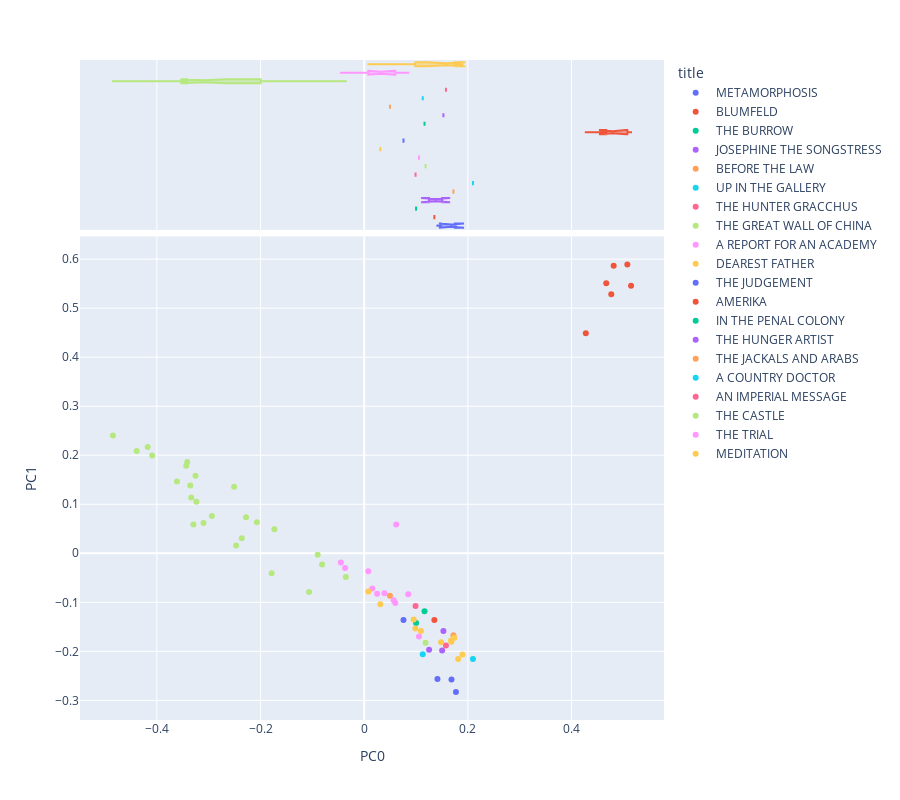

Notebook source saved alongside this figure:
### Code cell
import pandas as pd
import numpy as np
from scipy.linalg import norm
import plotly_express as px
import seaborn as sns
from sklearn.decomposition import PCA
sns.set(style='ticks')
OHCO = ['book_id', 'chap_id']
# Added after class
norm_docs = True # This has the effect of exaggerating variance when False
center_term_vectors = True # This has the effect of demoting authorship when False
colors = "YlGnBu" 
# colors = "Spectral"




pca_engine = PCA(n_components=10)
DCM = pd.DataFrame(pca_engine.fit_transform(L2.fillna(0)), index=L2.index)
DCM.columns = ['PC{}'.format(i) for i in DCM.columns]
DCM = DCM.join(LIB[['author','title']], on='book_id') #the lavel i will use is work_type
def vis_pcs(M, a, b, label='author', hover_name='author', symbol=None, size=None):
    return px.scatter(M, f"PC{a}", f"PC{b}", color=label, hover_name=hover_name, 
                     symbol=symbol, size=size,
                     marginal_x='box', height=800)

def vis_loadings(a=0, b=1, hover_name='term_str'):
    return px.scatter(LOADINGS.reset_index(), f"PC{a}", f"PC{b}", 
                      text='term_str', hover_name='term_str',
                      size='dfidf', color='max_pos_group', 
                      marginal_x='box', height=800)
LOADINGS = pd.DataFrame(pca_engine.components_.T * np.sqrt(pca_engine.explained_variance_))
LOADINGS.columns = ["PC{}".format(i) for i in LOADINGS.columns]
LOADINGS.index = L2.columns
LOADINGS.index.name = 'term_str'
LOADINGS = LOADINGS.join(VOCAB)
vis_pcs(DCM, 0, 1, label='title', hover_name= 'title')

### Figure 1 — Plotly figure (JSON) as saved in the notebook; plotly's stock layout.template omitted (floating-point values rounded to 4 significant figures)
{"data": [{"hovertemplate": "<b>%{hovertext}</b><br><br>title=METAMORPHOSIS<br>PC0=%{x}<br>PC1=%{y}<extra></extra>", "hovertext": ["METAMORPHOSIS", "METAMORPHOSIS", "METAMORPHOSIS"], "legendgroup": "METAMORPHOSIS", "marker": {"color": "#636efa", "symbol": "circle"}, "mode": "markers", "name": "METAMORPHOSIS", "orientation": "v", "showlegend": true, "type": "scatter", "x": [0.1413, 0.1769, 0.1683], "xaxis": "x", "y": [-0.2562, -0.2831, -0.2573], "yaxis": "y"}, {"alignmentgroup": "True", "hovertemplate": "<b>%{hovertext}</b><br><br>title=METAMORPHOSIS<br>PC0=%{x}<extra></extra>", "hovertext": ["METAMORPHOSIS", "METAMORPHOSIS", "METAMORPHOSIS"], "legendgroup": "METAMORPHOSIS", "marker": {"color": "#636efa", "symbol": "circle"}, "name": "METAMORPHOSIS", "notched": true, "offsetgroup": "METAMORPHOSIS", "showlegend": false, "type": "box", "x": [0.1413, 0.1769, 0.1683], "xaxis": "x2", "yaxis": "y2"}, {"hovertemplate": "<b>%{hovertext}</b><br><br>title=BLUMFELD<br>PC0=%{x}<br>PC1=%{y}<extra></extra>", "hovertext": ["BLUMFELD"], "legendgroup": "BLUMFELD", "marker": {"color": "#EF553B", "symbol": "circle"}, "mode": "markers", "name": "BLUMFELD", "orientation": "v", "showlegend": true, "type": "scatter", "x": [0.1354], "xaxis": "x", "y": [-0.1359], "yaxis": "y"}, {"alignmentgroup": "True", "hovertemplate": "<b>%{hovertext}</b><br><br>title=BLUMFELD<br>PC0=%{x}<extra></extra>", "hovertext": ["BLUMFELD"], "legendgroup": "BLUMFELD", "marker": {"color": "#EF553B", "symbol": "circle"}, "name": "BLUMFELD", "notched": true, "offsetgroup": "BLUMFELD", "showlegend": false, "type": "box", "x": [0.1354], "xaxis": "x2", "yaxis": "y2"}, {"hovertemplate": "<b>%{hovertext}</b><br><br>title=THE BURROW<br>PC0=%{x}<br>PC1=%{y}<extra></extra>", "hovertext": ["THE BURROW"], "legendgroup": "THE BURROW", "marker": {"color": "#00cc96", "symbol": "circle"}, "mode": "markers", "name": "THE BURROW", "orientation": "v", "showlegend": true, "type": "scatter", "x": [0.1], "xaxis": "x", "y": [-0.1424], "yaxis": "y"}, {"alignmentgroup": "True", "hovertemplate": "<b>%{hovertext}</b><br><br>title=THE BURROW<br>PC0=%{x}<extra></extra>", "hovertext": ["THE BURROW"], "legendgroup": "THE BURROW", "marker": {"color": "#00cc96", "symbol": "circle"}, "name": "THE BURROW", "notched": true, "offsetgroup": "THE BURROW", "showlegend": false, "type": "box", "x": [0.1], "xaxis": "x2", "yaxis": "y2"}, {"hovertemplate": "<b>%{hovertext}</b><br><br>title=JOSEPHINE THE SONGSTRESS<br>PC0=%{x}<br>PC1=%{y}<extra></extra>", "hovertext": ["JOSEPHINE THE SONGSTRESS", "JOSEPHINE THE SONGSTRESS"], "legendgroup": "JOSEPHINE THE SONGSTRESS", "marker": {"color": "#ab63fa", "symbol": "circle"}, "mode": "markers", "name": "JOSEPHINE THE SONGSTRESS", "orientation": "v", "showlegend": true, "type": "scatter", "x": [0.1252, 0.1503], "xaxis": "x", "y": [-0.1969, -0.1982], "yaxis": "y"}, {"alignmentgroup": "True", "hovertemplate": "<b>%{hovertext}</b><br><br>title=JOSEPHINE THE SONGSTRESS<br>PC0=%{x}<extra></extra>", "hovertext": ["JOSEPHINE THE SONGSTRESS", "JOSEPHINE THE SONGSTRESS"], "legendgroup": "JOSEPHINE THE SONGSTRESS", "marker": {"color": "#ab63fa", "symbol": "circle"}, "name": "JOSEPHINE THE SONGSTRESS", "notched": true, "offsetgroup": "JOSEPHINE THE SONGSTRESS", "showlegend": false, "type": "box", "x": [0.1252, 0.1503], "xaxis": "x2", "yaxis": "y2"}, {"hovertemplate": "<b>%{hovertext}</b><br><br>title=BEFORE THE LAW<br>PC0=%{x}<br>PC1=%{y}<extra></extra>", "hovertext": ["BEFORE THE LAW"], "legendgroup": "BEFORE THE LAW", "marker": {"color": "#FFA15A", "symbol": "circle"}, "mode": "markers", "name": "BEFORE THE LAW", "orientation": "v", "showlegend": true, "type": "scatter", "x": [0.1721], "xaxis": "x", "y": [-0.1673], "yaxis": "y"}, {"alignmentgroup": "True", "hovertemplate": "<b>%{hovertext}</b><br><br>title=BEFORE THE LAW<br>PC0=%{x}<extra></extra>", "hovertext": ["BEFORE THE LAW"], "legendgroup": "BEFORE THE LAW", "marker": {"color": "#FFA15A", "symbol": "circle"}, "name": "BEFORE THE LAW", "notched": true, "offsetgroup": "BEFORE THE LAW", "showlegend": false, "type": "box", "x": [0.1721], "xaxis": "x2", "yaxis": "y2"}, {"hovertemplate": "<b>%{hovertext}</b><br><br>title=UP IN THE GALLERY<br>PC0=%{x}<br>PC1=%{y}<extra></extra>", "hovertext": ["UP IN THE GALLERY"], "legendgroup": "UP IN THE GALLERY", "marker": {"color": "#19d3f3", "symbol": "circle"}, "mode": "markers", "name": "UP IN THE GALLERY", "orientation": "v", "showlegend": true, "type": "scatter", "x": [0.2098], "xaxis": "x", "y": [-0.2155], "yaxis": "y"}, {"alignmentgroup": "True", "hovertemplate": "<b>%{hovertext}</b><br><br>title=UP IN THE GALLERY<br>PC0=%{x}<extra></extra>", "hovertext": ["UP IN THE GALLERY"], "legendgroup": "UP IN THE GALLERY", "marker": {"color": "#19d3f3", "symbol": "circle"}, "name": "UP IN THE GALLERY", "notched": true, "offsetgroup": "UP IN THE GALLERY", "showlegend": false, "type": "box", "x": [0.2098], "xaxis": "x2", "yaxis": "y2"}, {"hovertemplate": "<b>%{hovertext}</b><br><br>title=THE HUNTER GRACCHUS<br>PC0=%{x}<br>PC1=%{y}<extra></extra>", "hovertext": ["THE HUNTER GRACCHUS"], "legendgroup": "THE HUNTER GRACCHUS", "marker": {"color": "#FF6692", "symbol": "circle"}, "mode": "markers", "name": "THE HUNTER GRACCHUS", "orientation": "v", "showlegend": true, "type": "scatter", "x": [0.09902], "xaxis": "x", "y": [-0.1074], "yaxis": "y"}, {"alignmentgroup": "True", "hovertemplate": "<b>%{hovertext}</b><br><br>title=THE HUNTER GRACCHUS<br>PC0=%{x}<extra></extra>", "hovertext": ["THE HUNTER GRACCHUS"], "legendgroup": "THE HUNTER GRACCHUS", "marker": {"color": "#FF6692", "symbol": "circle"}, "name": "THE HUNTER GRACCHUS", "notched": true, "offsetgroup": "THE HUNTER GRACCHUS", "showlegend": false, "type": "box", "x": [0.09902], "xaxis": "x2", "yaxis": "y2"}, {"hovertemplate": "<b>%{hovertext}</b><br><br>title=THE GREAT WALL OF CHINA<br>PC0=%{x}<br>PC1=%{y}<extra></extra>", "hovertext": ["THE GREAT WALL OF CHINA"], "legendgroup": "THE GREAT WALL OF CHINA", "marker": {"color": "#B6E880", "symbol": "circle"}, "mode": "markers", "name": "THE GREAT WALL OF CHINA", "orientation": "v", "showlegend": true, "type": "scatter", "x": [0.1184], "xaxis": "x", "y": [-0.1823], "yaxis": "y"}, {"alignmentgroup": "True", "hovertemplate": "<b>%{hovertext}</b><br><br>title=THE GREAT WALL OF CHINA<br>PC0=%{x}<extra></extra>", "hovertext": ["THE GREAT WALL OF CHINA"], "legendgroup": "THE GREAT WALL OF CHINA", "marker": {"color": "#B6E880", "symbol": "circle"}, "name": "THE GREAT WALL OF CHINA", "notched": true, "offsetgroup": "THE GREAT WALL OF CHINA", "showlegend": false, "type": "box", "x": [0.1184], "xaxis": "x2", "yaxis": "y2"}, {"hovertemplate": "<b>%{hovertext}</b><br><br>title=A REPORT FOR AN ACADEMY<br>PC0=%{x}<br>PC1=%{y}<extra></extra>", "hovertext": ["A REPORT FOR AN ACADEMY"], "legendgroup": "A REPORT FOR AN ACADEMY", "marker": {"color": "#FF97FF", "symbol": "circle"}, "mode": "markers", "name": "A REPORT FOR AN ACADEMY", "orientation": "v", "showlegend": true, "type": "scatter", "x": [0.1058], "xaxis": "x", "y": [-0.1695], "yaxis": "y"}, {"alignmentgroup": "True", "hovertemplate": "<b>%{hovertext}</b><br><br>title=A REPORT FOR AN ACADEMY<br>PC0=%{x}<extra></extra>", "hovertext": ["A REPORT FOR AN ACADEMY"], "legendgroup": "A REPORT FOR AN ACADEMY", "marker": {"color": "#FF97FF", "symbol": "circle"}, "name": "A REPORT FOR AN ACADEMY", "notched": true, "offsetgroup": "A REPORT FOR AN ACADEMY", "showlegend": false, "type": "box", "x": [0.1058], "xaxis": "x2", "yaxis": "y2"}, {"hovertemplate": "<b>%{hovertext}</b><br><br>title=DEAREST FATHER<br>PC0=%{x}<br>PC1=%{y}<extra></extra>", "hovertext": ["DEAREST FATHER"], "legendgroup": "DEAREST FATHER", "marker": {"color": "#FECB52", "symbol": "circle"}, "mode": "markers", "name": "DEAREST FATHER", "orientation": "v", "showlegend": true, "type": "scatter", "x": [0.03106], "xaxis": "x", "y": [-0.1038], "yaxis": "y"}, {"alignmentgroup": "True", "hovertemplate": "<b>%{hovertext}</b><br><br>title=DEAREST FATHER<br>PC0=%{x}<extra></extra>", "hovertext": ["DEAREST FATHER"], "legendgroup": "DEAREST FATHER", "marker": {"color": "#FECB52", "symbol": "circle"}, "name": "DEAREST FATHER", "notched": true, "offsetgroup": "DEAREST FATHER", "showlegend": false, "type": "box", "x": [0.03106], "xaxis": "x2", "yaxis": "y2"}, {"hovertemplate": "<b>%{hovertext}</b><br><br>title=THE JUDGEMENT<br>PC0=%{x}<br>PC1=%{y}<extra></extra>", "hovertext": ["THE JUDGEMENT"], "legendgroup": "THE JUDGEMENT", "marker": {"color": "#636efa", "symbol": "circle"}, "mode": "markers", "name": "THE JUDGEMENT", "orientation": "v", "showlegend": true, "type": "scatter", "x": [0.07576], "xaxis": "x", "y": [-0.1361], "yaxis": "y"}, {"alignmentgroup": "True", "hovertemplate": "<b>%{hovertext}</b><br><br>title=THE JUDGEMENT<br>PC0=%{x}<extra></extra>", "hovertext": ["THE JUDGEMENT"], "legendgroup": "THE JUDGEMENT", "marker": {"color": "#636efa", "symbol": "circle"}, "name": "THE JUDGEMENT", "notched": true, "offsetgroup": "THE JUDGEMENT", "showlegend": false, "type": "box", "x": [0.07576], "xaxis": "x2", "yaxis": "y2"}, {"hovertemplate": "<b>%{hovertext}</b><br><br>title=AMERIKA<br>PC0=%{x}<br>PC1=%{y}<extra></extra>", "hovertext": ["AMERIKA", "AMERIKA", "AMERIKA", "AMERIKA", "AMERIKA", "AMERIKA"], "legendgroup": "AMERIKA", "marker": {"color": "#EF553B", "symbol": "circle"}, "mode": "markers", "name": "AMERIKA", "orientation": "v", "showlegend": true, "type": "scatter", "x": [0.4275, 0.5148, 0.4669, 0.5077, 0.4766, 0.4813], "xaxis": "x", "y": [0.4488, 0.5456, 0.5509, 0.5892, 0.5281, 0.5862], "yaxis": "y"}, {"alignmentgroup": "True", "hovertemplate": "<b>%{hovertext}</b><br><br>title=AMERIKA<br>PC0=%{x}<extra></extra>", "hovertext": ["AMERIKA", "AMERIKA", "AMERIKA", "AMERIKA", "AMERIKA", "AMERIKA"], "legendgroup": "AMERIKA", "marker": {"color": "#EF553B", "symbol": "circle"}, "name": "AMERIKA", "notched": true, "offsetgroup": "AMERIKA", "showlegend": false, "type": "box", "x": [0.4275, 0.5148, 0.4669, 0.5077, 0.4766, 0.4813], "xaxis": "x2", "yaxis": "y2"}, {"hovertemplate": "<b>%{hovertext}</b><br><br>title=IN THE PENAL COLONY<br>PC0=%{x}<br>PC1=%{y}<extra></extra>", "hovertext": ["IN THE PENAL COLONY"], "legendgroup": "IN THE PENAL COLONY", "marker": {"color": "#00cc96", "symbol": "circle"}, "mode": "markers", "name": "IN THE PENAL COLONY", "orientation": "v", "showlegend": true, "type": "scatter", "x": [0.1163], "xaxis": "x", "y": [-0.1184], "yaxis": "y"}, {"alignmentgroup": "True", "hovertemplate": "<b>%{hovertext}</b><br><br>title=IN THE PENAL COLONY<br>PC0=%{x}<extra></extra>", "hovertext": ["IN THE PENAL COLONY"], "legendgroup": "IN THE PENAL COLONY", "marker": {"color": "#00cc96", "symbol": "circle"}, "name": "IN THE PENAL COLONY", "notched": true, "offsetgroup": "IN THE PENAL COLONY", "showlegend": false, "type": "box", "x": [0.1163], "xaxis": "x2", "yaxis": "y2"}, {"hovertemplate": "<b>%{hovertext}</b><br><br>title=THE HUNGER ARTIST<br>PC0=%{x}<br>PC1=%{y}<extra></extra>", "hovertext": ["THE HUNGER ARTIST"], "legendgroup": "THE HUNGER ARTIST", "marker": {"color": "#ab63fa", "symbol": "circle"}, "mode": "markers", "name": "THE HUNGER ARTIST", "orientation": "v", "showlegend": true, "type": "scatter", "x": [0.1528], "xaxis": "x", "y": [-0.1583], "yaxis": "y"}, {"alignmentgroup": "True", "hovertemplate": "<b>%{hovertext}</b><br><br>title=THE HUNGER ARTIST<br>PC0=%{x}<extra></extra>", "hovertext": ["THE HUNGER ARTIST"], "legendgroup": "THE HUNGER ARTIST", "marker": {"color": "#ab63fa", "symbol": "circle"}, "name": "THE HUNGER ARTIST", "notched": true, "offsetgroup": "THE HUNGER ARTIST", "showlegend": false, "type": "box", "x": [0.1528], "xaxis": "x2", "yaxis": "y2"}, {"hovertemplate": "<b>%{hovertext}</b><br><br>title=THE JACKALS AND ARABS<br>PC0=%{x}<br>PC1=%{y}<extra></extra>", "hovertext": ["THE JACKALS AND ARABS"], "legendgroup": "THE JACKALS AND ARABS", "marker": {"color": "#FFA15A", "symbol": "circle"}, "mode": "markers", "name": "THE JACKALS AND ARABS", "orientation": "v", "showlegend": true, "type": "scatter", "x": [0.04963], "xaxis": "x", "y": [-0.08673], "yaxis": "y"}, {"alignmentgroup": "True", "hovertemplate": "<b>%{hovertext}</b><br><br>title=THE JACKALS AND ARABS<br>PC0=%{x}<extra></extra>", "hovertext": ["THE JACKALS AND ARABS"], "legendgroup": "THE JACKALS AND ARABS", "marker": {"color": "#FFA15A", "symbol": "circle"}, "name": "THE JACKALS AND ARABS", "notched": true, "offsetgroup": "THE JACKALS AND ARABS", "showlegend": false, "type": "box", "x": [0.04963], "xaxis": "x2", "yaxis": "y2"}, {"hovertemplate": "<b>%{hovertext}</b><br><br>title=A COUNTRY DOCTOR<br>PC0=%{x}<br>PC1=%{y}<extra></extra>", "hovertext": ["A COUNTRY DOCTOR"], "legendgroup": "A COUNTRY DOCTOR", "marker": {"color": "#19d3f3", "symbol": "circle"}, "mode": "markers", "name": "A COUNTRY DOCTOR", "orientation": "v", "showlegend": true, "type": "scatter", "x": [0.1129], "xaxis": "x", "y": [-0.2059], "yaxis": "y"}, {"alignmentgroup": "True", "hovertemplate": "<b>%{hovertext}</b><br><br>title=A COUNTRY DOCTOR<br>PC0=%{x}<extra></extra>", "hovertext": ["A COUNTRY DOCTOR"], "legendgroup": "A COUNTRY DOCTOR", "marker": {"color": "#19d3f3", "symbol": "circle"}, "name": "A COUNTRY DOCTOR", "notched": true, "offsetgroup": "A COUNTRY DOCTOR", "showlegend": false, "type": "box", "x": [0.1129], "xaxis": "x2", "yaxis": "y2"}, {"hovertemplate": "<b>%{hovertext}</b><br><br>title=AN IMPERIAL MESSAGE<br>PC0=%{x}<br>PC1=%{y}<extra></extra>", "hovertext": ["AN IMPERIAL MESSAGE"], "legendgroup": "AN IMPERIAL MESSAGE", "marker": {"color": "#FF6692", "symbol": "circle"}, "mode": "markers", "name": "AN IMPERIAL MESSAGE", "orientation": "v", "showlegend": true, "type": "scatter", "x": [0.1577], "xaxis": "x", "y": [-0.1879], "yaxis": "y"}, {"alignmentgroup": "True", "hovertemplate": "<b>%{hovertext}</b><br><br>title=AN IMPERIAL MESSAGE<br>PC0=%{x}<extra></extra>", "hovertext": ["AN IMPERIAL MESSAGE"], "legendgroup": "AN IMPERIAL MESSAGE", "marker": {"color": "#FF6692", "symbol": "circle"}, "name": "AN IMPERIAL MESSAGE", "notched": true, "offsetgroup": "AN IMPERIAL MESSAGE", "showlegend": false, "type": "box", "x": [0.1577], "xaxis": "x2", "yaxis": "y2"}, {"hovertemplate": "<b>%{hovertext}</b><br><br>title=THE CASTLE<br>PC0=%{x}<br>PC1=%{y}<extra></extra>", "hovertext": ["THE CASTLE", "THE CASTLE", "THE CASTLE", "THE CASTLE", "THE CASTLE", "THE CASTLE", "THE CASTLE", "THE CASTLE", "THE CASTLE", "THE CASTLE", "THE CASTLE", "THE CASTLE", "THE CASTLE", "THE CASTLE", "THE CASTLE", "THE CASTLE", "THE CASTLE", "THE CASTLE", "THE CASTLE", "THE CASTLE", "THE CASTLE", "THE CASTLE", "THE CASTLE", "THE CASTLE", "THE CASTLE"], "legendgroup": "THE CASTLE", "marker": {"color": "#B6E880", "symbol": "circle"}, "mode": "markers", "name": "THE CASTLE", "orientation": "v", "showlegend": true, "type": "scatter", "x": [-0.2281, -0.3337, -0.4178, -0.4848, -0.1734, -0.3433, -0.3414, -0.207, -0.2509, -0.2939, -0.3254, -0.4091, -0.08978, -0.439, -0.2362, -0.3101, -0.2472, -0.1786, -0.1064, -0.3295, -0.3355, -0.3612, -0.03555, -0.08119, -0.3238], "xaxis": "x", "y": [0.07343, 0.1139, 0.2167, 0.2403, 0.04925, 0.1783, 0.1862, 0.0632, 0.1359, 0.07617, 0.1583, 0.1993, -0.002839, 0.2086, 0.03042, 0.06155, 0.0159, -0.04069, -0.07917, 0.05847, 0.138, 0.1464, -0.04847, -0.02262, 0.1053], "yaxis": "y"}, {"alignmentgroup": "True", "hovertemplate": "<b>%{hovertext}</b><br><br>title=THE CASTLE<br>PC0=%{x}<extra></extra>", "hovertext": ["THE CASTLE", "THE CASTLE", "THE CASTLE", "THE CASTLE", "THE CASTLE", "THE CASTLE", "THE CASTLE", "THE CASTLE", "THE CASTLE", "THE CASTLE", "THE CASTLE", "THE CASTLE", "THE CASTLE", "THE CASTLE", "THE CASTLE", "THE CASTLE", "THE CASTLE", "THE CASTLE", "THE CASTLE", "THE CASTLE", "THE CASTLE", "THE CASTLE", "THE CASTLE", "THE CASTLE", "THE CASTLE"], "legendgroup": "THE CASTLE", "marker": {"color": "#B6E880", "symbol": "circle"}, "name": "THE CASTLE", "notched": true, "offsetgroup": "THE CASTLE", "showlegend": false, "type": "box", "x": [-0.2281, -0.3337, -0.4178, -0.4848, -0.1734, -0.3433, -0.3414, -0.207, -0.2509, -0.2939, -0.3254, -0.4091, -0.08978, -0.439, -0.2362, -0.3101, -0.2472, -0.1786, -0.1064, -0.3295, -0.3355, -0.3612, -0.03555, -0.08119, -0.3238], "xaxis": "x2", "yaxis": "y2"}, {"hovertemplate": "<b>%{hovertext}</b><br><br>title=THE TRIAL<br>PC0=%{x}<br>PC1=%{y}<extra></extra>", "hovertext": ["THE TRIAL", "THE TRIAL", "THE TRIAL", "THE TRIAL", "THE TRIAL", "THE TRIAL", "THE TRIAL", "THE TRIAL", "THE TRIAL", "THE TRIAL"], "legendgroup": "THE TRIAL", "marker": {"color": "#FF97FF", "symbol": "circle"}, "mode": "markers", "name": "THE TRIAL", "orientation": "v", "showlegend": true, "type": "scatter", "x": [-0.03686, 0.0156, -0.04513, 0.08503, 0.05682, 0.06164, 0.02492, 0.007946, 0.03895, 0.06002], "xaxis": "x", "y": [-0.0302, -0.07202, -0.01858, -0.0834, -0.09578, 0.05867, -0.0824, -0.03662, -0.08146, -0.1012], "yaxis": "y"}, {"alignmentgroup": "True", "hovertemplate": "<b>%{hovertext}</b><br><br>title=THE TRIAL<br>PC0=%{x}<extra></extra>", "hovertext": ["THE TRIAL", "THE TRIAL", "THE TRIAL", "THE TRIAL", "THE TRIAL", "THE TRIAL", "THE TRIAL", "THE TRIAL", "THE TRIAL", "THE TRIAL"], "legendgroup": "THE TRIAL", "marker": {"color": "#FF97FF", "symbol": "circle"}, "name": "THE TRIAL", "notched": true, "offsetgroup": "THE TRIAL", "showlegend": false, "type": "box", "x": [-0.03686, 0.0156, -0.04513, 0.08503, 0.05682, 0.06164, 0.02492, 0.007946, 0.03895, 0.06002], "xaxis": "x2", "yaxis": "y2"}, {"hovertemplate": "<b>%{hovertext}</b><br><br>title=MEDITATION<br>PC0=%{x}<br>PC1=%{y}<extra></extra>", "hovertext": ["MEDITATION", "MEDITATION", "MEDITATION", "MEDITATION", "MEDITATION", "MEDITATION", "MEDITATION", "MEDITATION", "MEDITATION", "MEDITATION"], "legendgroup": "MEDITATION", "marker": {"color": "#FECB52", "symbol": "circle"}, "mode": "markers", "name": "MEDITATION", "orientation": "v", "showlegend": true, "type": "scatter", "x": [0.09873, 0.09543, 0.1095, 0.174, 0.1482, 0.1684, 0.1674, 0.1812, 0.1895, 0.008031], "xaxis": "x", "y": [-0.1532, -0.1348, -0.1587, -0.1722, -0.1814, -0.1802, -0.178, -0.2158, -0.2063, -0.07779], "yaxis": "y"}, {"alignmentgroup": "True", "hovertemplate": "<b>%{hovertext}</b><br><br>title=MEDITATION<br>PC0=%{x}<extra></extra>", "hovertext": ["MEDITATION", "MEDITATION", "MEDITATION", "MEDITATION", "MEDITATION", "MEDITATION", "MEDITATION", "MEDITATION", "MEDITATION", "MEDITATION"], "legendgroup": "MEDITATION", "marker": {"color": "#FECB52", "symbol": "circle"}, "name": "MEDITATION", "notched": true, "offsetgroup": "MEDITATION", "showlegend": false, "type": "box", "x": [0.09873, 0.09543, 0.1095, 0.174, 0.1482, 0.1684, 0.1674, 0.1812, 0.1895, 0.008031], "xaxis": "x2", "yaxis": "y2"}], "layout": {"height": 800, "legend": {"title": {"text": "title"}, "tracegroupgap": 0}, "margin": {"t": 60}, "xaxis": {"anchor": "y", "domain": [0, 1], "title": {"text": "PC0"}}, "xaxis2": {"anchor": "y2", "domain": [0, 1], "matches": "x", "showgrid": true, "showticklabels": false}, "yaxis": {"anchor": "x", "domain": [0, 0.7326], "title": {"text": "PC1"}}, "yaxis2": {"anchor": "x2", "domain": [0.7426, 1], "matches": "y2", "showgrid": false, "showline": false, "showticklabels": false, "ticks": ""}}}
